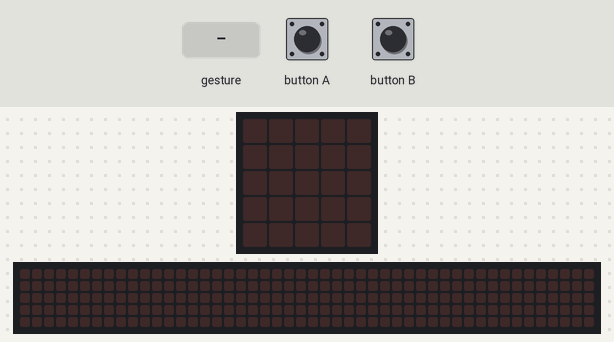
This program was run on a simulated Calliope mini (MakeCode). On the bench: the board's 5×5 LED display, a strip that is not on the board, showing the scrolling text unrolled. Inputs (shaded band) come from the test bench. A tilt is held for 1.5 s and a shake lasts 1 s, then the board lies face up again; the 48×5 strip is a reading aid, not a part: it shows the text the display is scrolling, unrolled, one strip-width of it at a time.

Above: at 1.2 s.
1.3 s: button A pressed for 0.15 s
At 2.8 s:
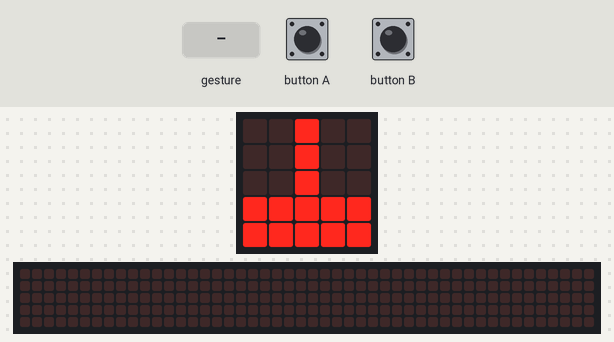
4.4 s: gesture 'shake'
At 8.8 s:
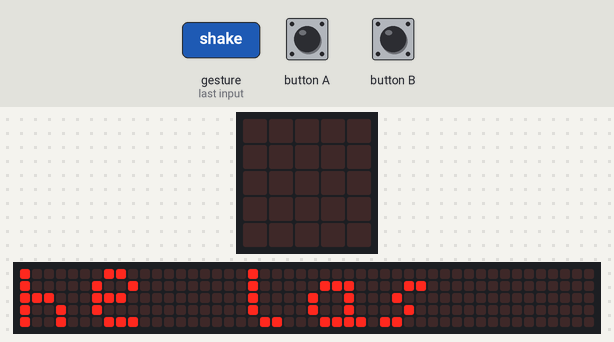
At 16.1 s:
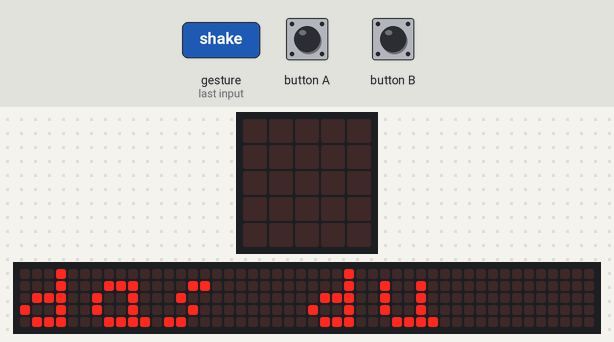

The program:

main.ts
```typescript
input.onButtonPressed(Button.A, function () {
    for (let index = 0; index < 4; index++) {
        basic.showLeds(`
            . . # . .
            . . # . .
            . . # . .
            # # # # #
            # # # # #
            `)
        basic.showLeds(`
            . . . . .
            . . . . .
            . . . . .
            . . . . .
            . . . . .
            `)
        basic.showLeds(`
            . . # . .
            . . # . .
            . . # . .
            # # # # #
            # # # # #
            `)
    }
})
input.onGesture(Gesture.Shake, function () {
    basic.showString("he las")
    basic.showString("das du")
    basic.showString("schwein")
})
input.onButtonPressed(Button.B, function () {
    basic.showLeds(`
        # . . . #
        . . . . .
        # # # # #
        . . . # #
        . . . # #
        `)
    basic.showLeds(`
        . . . . .
        . . . . .
        . . . . .
        . . . . .
        . . . . .
        `)
    basic.showIcon(IconNames.Silly)
    basic.showLeds(`
        . . . . .
        . . . . .
        . . . . .
        . . . . .
        . . . . .
        `)
    basic.showIcon(IconNames.Silly)
    basic.showLeds(`
        . . . . .
        . . . . .
        . . . . .
        . . . . .
        . . . . .
        `)
    basic.showIcon(IconNames.Silly)
    basic.showLeds(`
        . . . . .
        . . . . .
        . . . . .
        . . . . .
        . . . . .
        `)
    basic.showIcon(IconNames.Silly)
    basic.showLeds(`
        . . . . .
        . . . . .
        . . . . .
        . . . . .
        . . . . .
        `)
    basic.showIcon(IconNames.Silly)
})
```

test.ts
```typescript
// Hier kann man Tests durchführen; diese Datei wird nicht kompiliert, wenn dieses Paket als Erweiterung verwendet wird.
```

Measured:
- after the input at 1.3 s, the display: changes after 0.15 s (image 1)
- after the input at 4.4 s, the display: first differs from a run without the input after 1.9 s (image 2 shows a later state)
- what the display in image 1 shows lasts 0.8 s, from 2.3 s to 3.1 s
- what the display in image 2 shows lasts 0.8 s, from 8.5 s to 9.3 s
- what the display in image 3 shows lasts 0.6 s, from 15.7 s to 16.3 s
